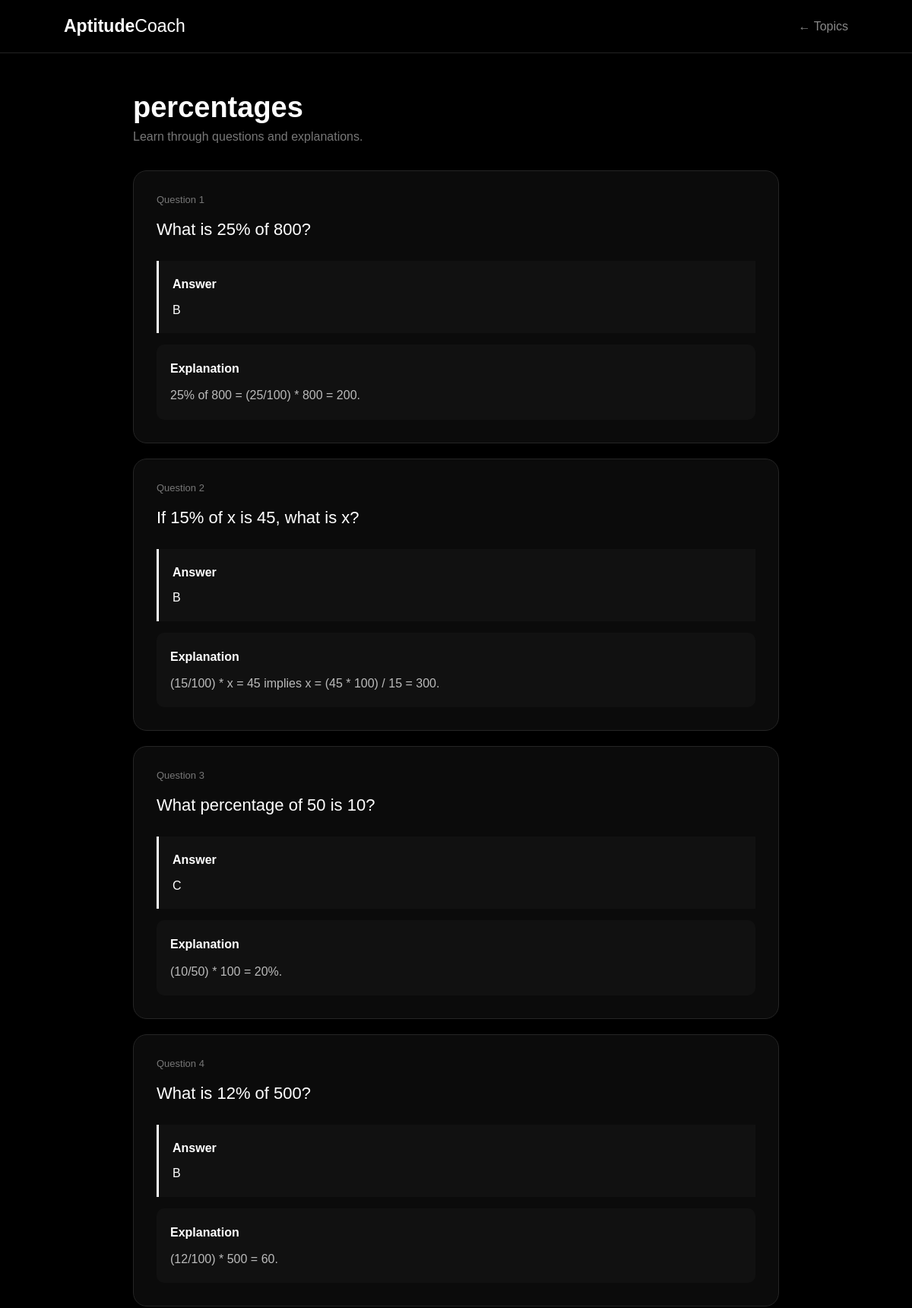
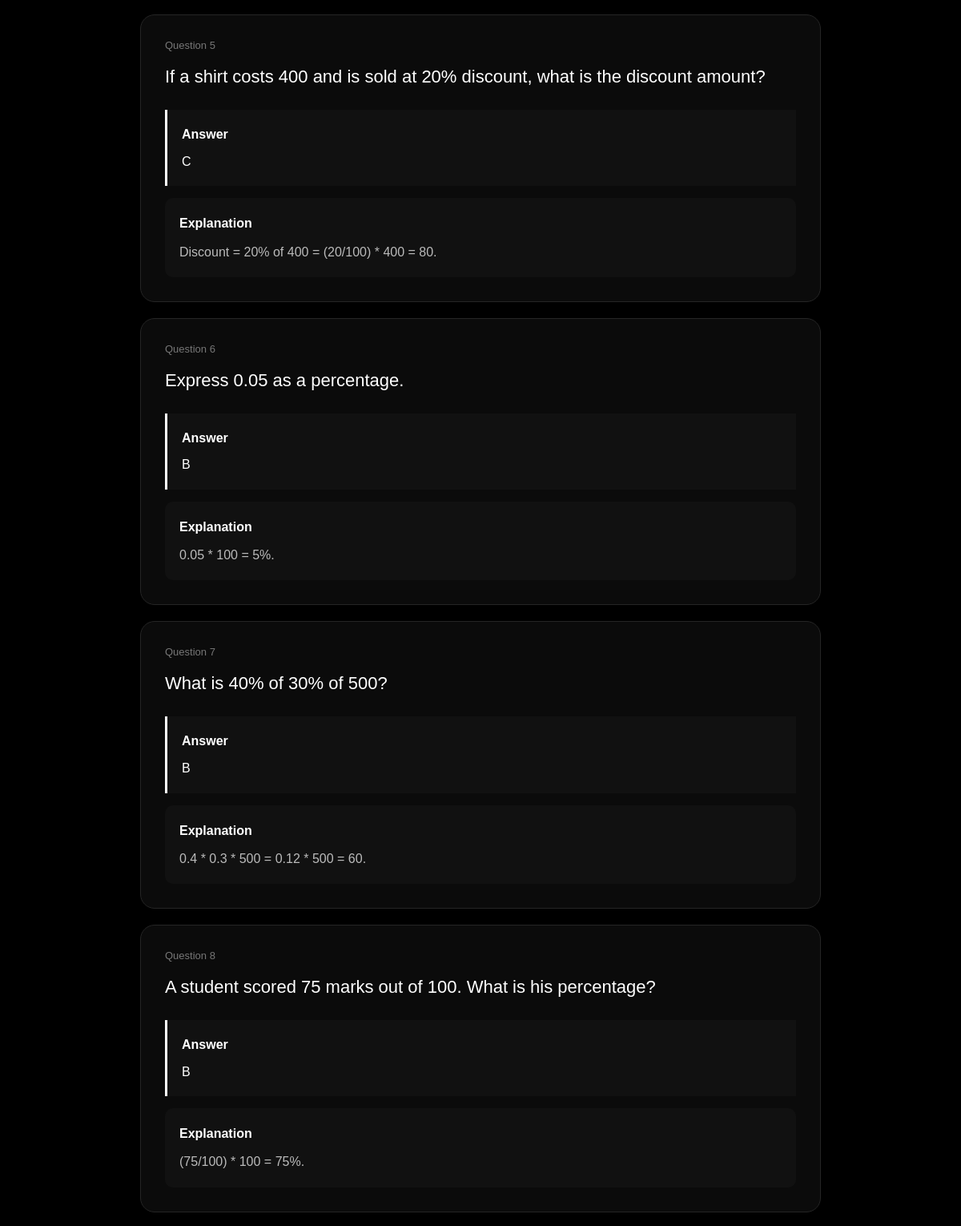
The page /learn/percentages (upper part) on the database its author committed (2 pictures, top to bottom).
### tables this page shows
CREATE TABLE questions (
            id INTEGER PRIMARY KEY AUTOINCREMENT,
            question TEXT NOT NULL,
            option_a TEXT NOT NULL,
            option_b TEXT NOT NULL,
            option_c TEXT NOT NULL,
            option_d TEXT NOT NULL,
            answer TEXT NOT NULL,
            explanation TEXT NOT NULL,
            company TEXT NOT NULL,
            category TEXT NOT NULL,
            difficulty TEXT NOT NULL
        , topic TEXT
            DEFAULT 'General', show_in_quiz INTEGER
            DEFAULT 1, show_in_learn INTEGER
            DEFAULT 1);

### app.py (the view)
@app.route("/learn/<topic>")
def learn_topic(topic):
    conn = get_db()
    questions = conn.execute("""
        SELECT *

        FROM questions

        WHERE topic = ?

        AND show_in_learn = 1

        ORDER BY id
    """, (topic,)).fetchall()
    conn.close()
    return render_template(
        "learn_questions.html",
        questions=questions,
        topic=topic
    )

### app.py (called while the page is built)
def get_db():
    conn = sqlite3.connect(DATABASE)
    conn.row_factory = sqlite3.Row
    return conn

### templates/learn_questions.html (shortened to what this page needs)
<!DOCTYPE html>
<html lang="en">
<head>
</head>
<body>
<header>
    <div class="logo">
        Aptitude<span>Coach</span>
    </div>
    <a href="/learn">
        ← Topics
    </a>
</header>
<div class="container">
    <div class="title">
        <h1>
            {{ topic }}
        </h1>
        <p>
            Learn through questions and explanations.
        </p>
    </div>
    {% for q in questions %}
    <div class="question-card">
        <div class="number">
            Question {{ loop.index }}
        </div>
        <div class="question">
            {{ q.question }}
        </div>
        <div class="answer-box">
            <div class="answer-title">
                Answer
            </div>
            {{ q.answer }}
        </div>
        <div class="explanation">
            <div class="explanation-title">
                Explanation
            </div>
            {{ q.explanation }}
        </div>
    </div>
    {% endfor %}
</div>
</body>
</html>

### templates/learn_questions.html (style rules this page uses)
* { box-sizing: border-box; margin: 0; padding: 0; }
body { background: #000; color: #fff; font-family: Arial, sans-serif; }
header { height: 70px; display: flex; align-items: center; justify-content: space-between; padding: 0 7%; border-bottom: 1px solid #222; }
.logo { font-size: 23px; font-weight: bold; }
.logo span { font-weight: normal; }
header a { color: #888; text-decoration: none; }
.container { width: 92%; max-width: 850px; margin: 50px auto; }
.title { margin-bottom: 35px; }
.title h1 { font-size: 38px; margin-bottom: 8px; }
.title p { color: #777; }
.question-card { background: #0b0b0b; border: 1px solid #252525; border-radius: 18px; padding: 30px; margin-bottom: 20px; }
.number { color: #777; font-size: 13px; margin-bottom: 15px; }
.question { font-size: 22px; line-height: 1.5; margin-bottom: 25px; }
.answer-box { background: #111; border-left: 3px solid white; padding: 18px; margin-bottom: 15px; line-height: 1.6; }
.explanation { background: #111; padding: 18px; border-radius: 10px; color: #bbb; line-height: 1.7; }
.answer-title, .explanation-title { color: white; font-weight: bold; margin-bottom: 8px; }

### rows shown on the page
questions: question "What is 25% of 800?", answer "B", explanation "25% of 800 = (25/100) * 800 = 200."
questions: question "If 15% of x is 45, what is x?", answer "B", explanation "(15/100) * x = 45 implies x = (45 * 100) / 15 = 300."
questions: question "What percentage of 50 is 10?", answer "C", explanation "(10/50) * 100 = 20%."
questions: question "What is 12% of 500?", answer "B", explanation "(12/100) * 500 = 60."
questions: question "If a shirt costs 400 and is sold at 20% discount, what is the discount amount?", answer "C", explanation "Discount = 20% of 400 = (20/100) * 400 = 80."
questions: question "Express 0.05 as a percentage.", answer "B", explanation "0.05 * 100 = 5%."
questions: question "What is 40% of 30% of 500?", answer "B", explanation "0.4 * 0.3 * 500 = 0.12 * 500 = 60."
questions: question "A student scored 75 marks out of 100. What is his percentage?", answer "B", explanation "(75/100) * 100 = 75%."

### other values the page prints
{{ topic }} "percentages"
